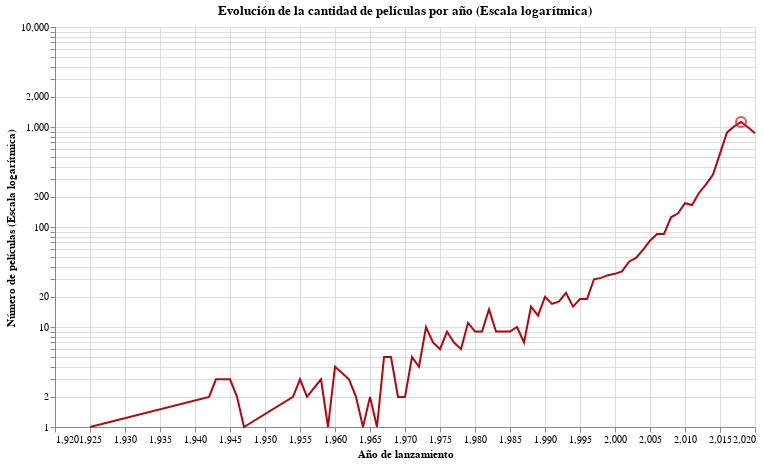

The notebook cell this image was saved under:
### Code cell


### Figure 1 — Vega-Lite specification as saved in the notebook (floating-point values rounded to 4 significant figures)
{"config": {"view": {"continuousWidth": 300, "continuousHeight": 300}}, "layer": [{"data": {"name": "data-90760378d83fc2a6f136bd7c15892fe3"}, "mark": {"type": "line", "color": "#b20710"}, "encoding": {"x": {"axis": {"title": "Año de lanzamiento"}, "field": "release_year", "type": "quantitative"}, "y": {"axis": {"title": "Número de películas (Escala logarítmica)"}, "field": "count", "scale": {"type": "log"}, "type": "quantitative"}}, "title": "Evolución de la cantidad de películas por año (Escala logarítmica)"}, {"data": {"name": "data-f78cd97559f6f561fa0d4d82727e2e52"}, "mark": {"type": "point", "color": "#e50914", "size": 100}, "encoding": {"x": {"field": "release_year", "type": "quantitative"}, "y": {"field": "count", "type": "quantitative"}}}], "height": 400, "width": 700, "$schema": "https://vega.github.io/schema/vega-lite/v5.8.0.json", "datasets": {"data-90760378d83fc2a6f136bd7c15892fe3": [{"release_year": 1925, "count": 1}, {"release_year": 1942, "count": 2}, {"release_year": 1943, "count": 3}, {"release_year": 1944, "count": 3}, {"release_year": 1945, "count": 3}, {"release_year": 1946, "count": 2}, {"release_year": 1947, "count": 1}, {"release_year": 1954, "count": 2}, {"release_year": 1955, "count": 3}, {"release_year": 1956, "count": 2}, {"release_year": 1958, "count": 3}, {"release_year": 1959, "count": 1}, {"release_year": 1960, "count": 4}, {"release_year": 1962, "count": 3}, {"release_year": 1963, "count": 2}, {"release_year": 1964, "count": 1}, {"release_year": 1965, "count": 2}, {"release_year": 1966, "count": 1}, {"release_year": 1967, "count": 5}, {"release_year": 1968, "count": 5}, {"release_year": 1969, "count": 2}, {"release_year": 1970, "count": 2}, {"release_year": 1971, "count": 5}, {"release_year": 1972, "count": 4}, {"release_year": 1973, "count": 10}, {"release_year": 1974, "count": 7}, {"release_year": 1975, "count": 6}, {"release_year": 1976, "count": 9}, {"release_year": 1977, "count": 7}, {"release_year": 1978, "count": 6}, {"release_year": 1979, "count": 11}, {"release_year": 1980, "count": 9}, {"release_year": 1981, "count": 9}, {"release_year": 1982, "count": 15}, {"release_year": 1983, "count": 9}, {"release_year": 1984, "count": 9}, {"release_year": 1985, "count": 9}, {"release_year": 1986, "count": 10}, {"release_year": 1987, "count": 7}, {"release_year": 1988, "count": 16}, {"release_year": 1989, "count": 13}, {"release_year": 1990, "count": 20}, {"release_year": 1991, "count": 17}, {"release_year": 1992, "count": 18}, {"release_year": 1993, "count": 22}, {"release_year": 1994, "count": 16}, {"release_year": 1995, "count": 19}, {"release_year": 1996, "count": 19}, {"release_year": 1997, "count": 30}, {"release_year": 1998, "count": 31}, {"release_year": 1999, "count": 33}, {"release_year": 2000, "count": 34}, {"release_year": 2001, "count": 36}, {"release_year": 2002, "count": 45}, {"release_year": 2003, "count": 49}, {"release_year": 2004, "count": 59}, {"release_year": 2005, "count": 73}, {"release_year": 2006, "count": 85}, {"release_year": 2007, "count": 85}, {"release_year": 2008, "count": 125}, {"release_year": 2009, "count": 137}, {"release_year": 2010, "count": 173}, {"release_year": 2011, "count": 166}, {"release_year": 2012, "count": 219}, {"release_year": 2013, "count": 267}, {"release_year": 2014, "count": 334}, {"release_year": 2015, "count": 541}, {"release_year": 2016, "count": 882}, {"release_year": 2017, "count": 1012}, {"release_year": 2018, "count": 1121}, {"release_year": 2019, "count": 996}, {"release_year": 2020, "count": 868}], "data-f78cd97559f6f561fa0d4d82727e2e52": [{"release_year": 2018, "count": 1121}]}}
